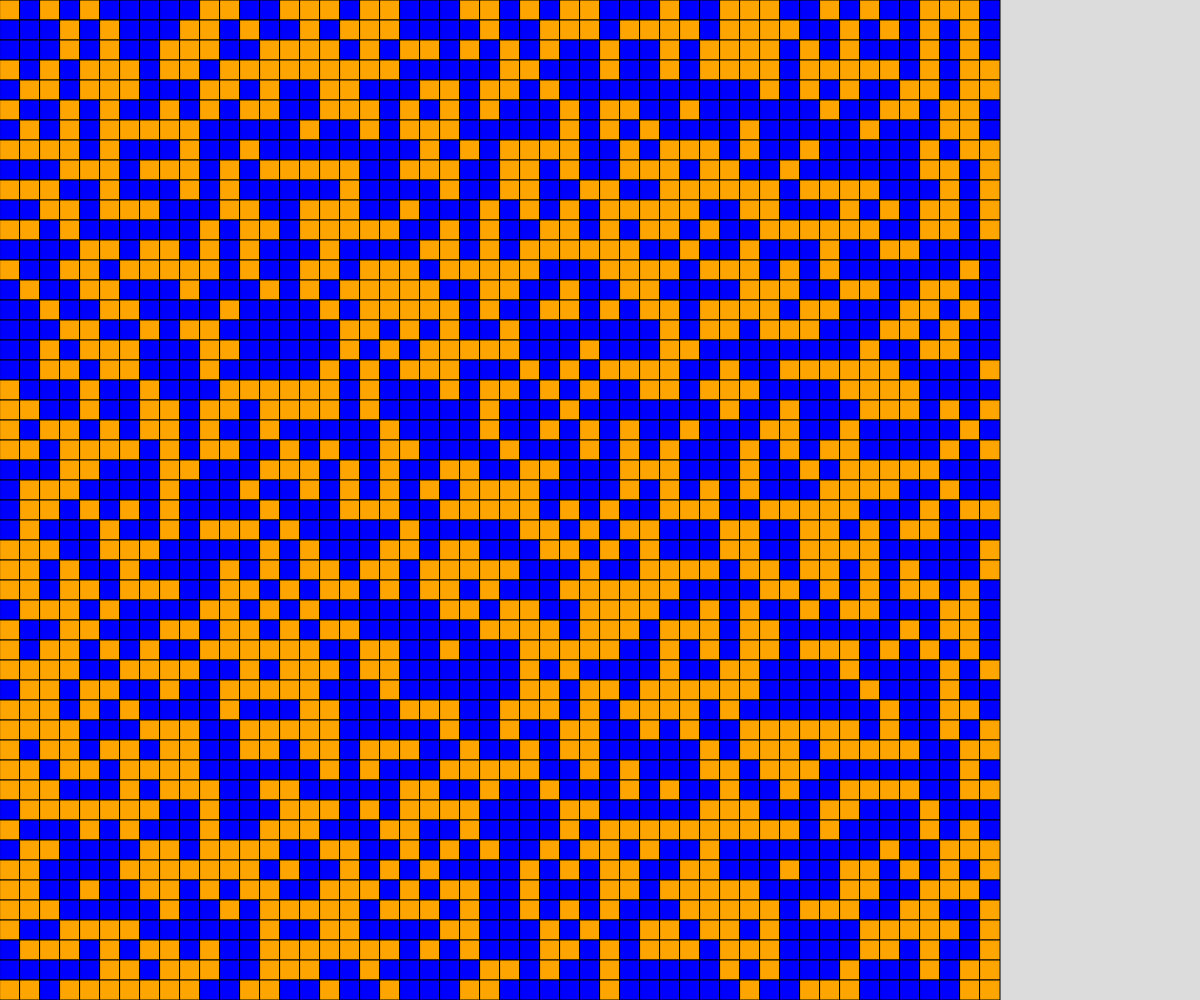
Frame 1 (no input)
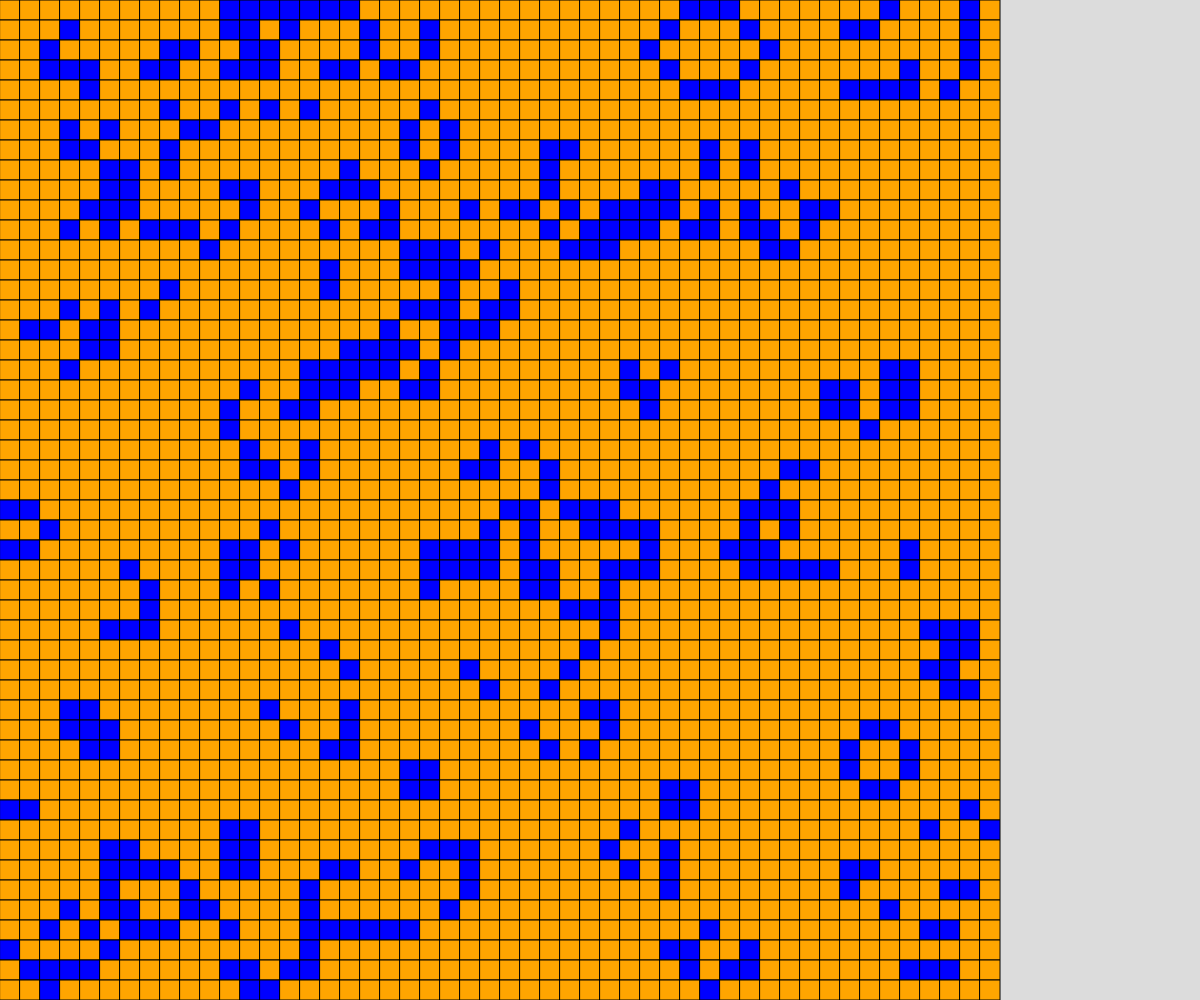
Frame 60 (no input)
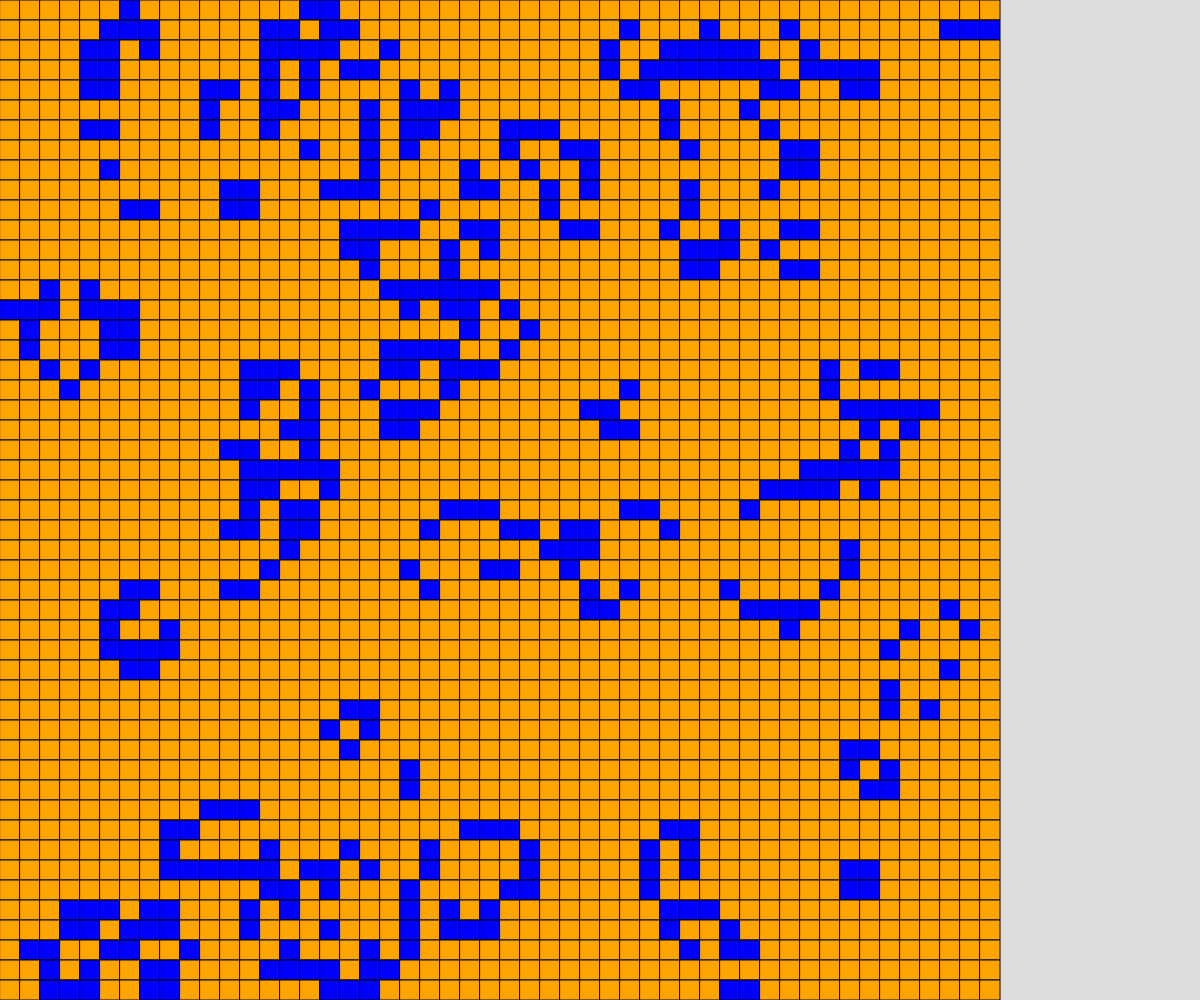
Frame 120 (the mouse pressed at the canvas centre since frame 60)

The p5.js sketch that drew these frames (run headless with seeded random() and noise() and a simulated clock; from frame 60 on, the mouse is pressed at the canvas centre):

// p5.js sketch
// ── sketch.js
// Color Game
// Dan Schellenberg
// March 21, 2023

const ROWS = 50;
const COLS = 50;
let grid;
let cellSize;
let autoUpdate = true;

function setup() {
  createCanvas(windowWidth, windowHeight);
  grid = createRandom2dArray(ROWS, COLS);

  //fill the largest square area possible...
  if (width < height) {
    cellSize = width/COLS;
  }
  else {
    cellSize = height/ROWS;
  }
}

function draw() {
  background(220);
  if (autoUpdate && frameCount % 10 === 0) {
    grid = updateGrid();
  }
  displayGrid(grid);
}

function keyTyped() {
  if (key === "r") {
    grid = createRandom2dArray(ROWS, COLS);
  }
  else if (key === "e") {
    grid = createEmpty2dArray(ROWS, COLS);
  }
  else if (key === " ") {
    grid = updateGrid();
  }
  else if (key === "a") {
    autoUpdate = !autoUpdate;
  }
}

function mousePressed() {
  let x = Math.floor(mouseX/cellSize);
  let y = Math.floor(mouseY/cellSize);

  toggleCell(x, y);
}

function updateGrid() {
  let nextTurn = createEmpty2dArray(ROWS, COLS);

  //look at every cell
  for (let y = 0; y < ROWS; y++) {
    for (let x = 0; x < COLS; x++) {
      //count the neighbours
      let neighbours = 0;

      //look at all cells around
      for (let i = -1; i <= 1; i++) {
        for (let j = -1; j <= 1; j++) {
          //detect edge cases
          if (y+i >= 0 && y+i < ROWS && x+j >= 0 && x+j < COLS) {
            neighbours += grid[y+i][x+j];
          }
        }
      }

      //be careful about counting self...
      neighbours -= grid[y][x];

      //apply rules
      if (grid[y][x] === 1) { //alive
        if (neighbours === 2 || neighbours === 3) {
          nextTurn[y][x] = 1; //stay alive
        }
        else {
          nextTurn[y][x] = 0; //died from being lonely or overpopulated
        }
      }

      if (grid[y][x] === 0) { //dead
        if (neighbours === 3) {
          nextTurn[y][x] = 1; //new birth
        }
        else {
          nextTurn[y][x] = 0; //stay dead
        }
      }
    }
  }

  return nextTurn;
}

function toggleCell(x, y) {
  //sanity check
  if (x >= 0 && x < COLS && y >= 0 && y < ROWS) {
    if (grid[y][x] === 0) {
      grid[y][x] = 1;
    }
    else if (grid[y][x] === 1) {
      grid[y][x] = 0;
    }
  }
}

function displayGrid(grid) {
  for (let y = 0; y < ROWS; y++) {
    for (let x = 0; x < COLS; x++) {
      if (grid[y][x] === 0) {
        fill("orange");
      }
      if (grid[y][x] === 1) {
        fill("blue");
      }
      rect(x*cellSize, y*cellSize, cellSize, cellSize);
    }
  }
}

function createEmpty2dArray(ROWS, COLS) {
  let newGrid = [];
  for (let y = 0; y < ROWS; y++) {
    newGrid.push([]);
    for (let x = 0; x < COLS; x++) {
      newGrid[y].push(0);
    }
  }
  return newGrid;
}

function createRandom2dArray(ROWS, COLS) {
  let newGrid = [];
  for (let y = 0; y < ROWS; y++) {
    newGrid.push([]);
    for (let x = 0; x < COLS; x++) {
      if (random(100) > 50) {
        newGrid[y].push(0);
      }
      else {
        newGrid[y].push(1);
      }
    }
  }
  return newGrid;
}
